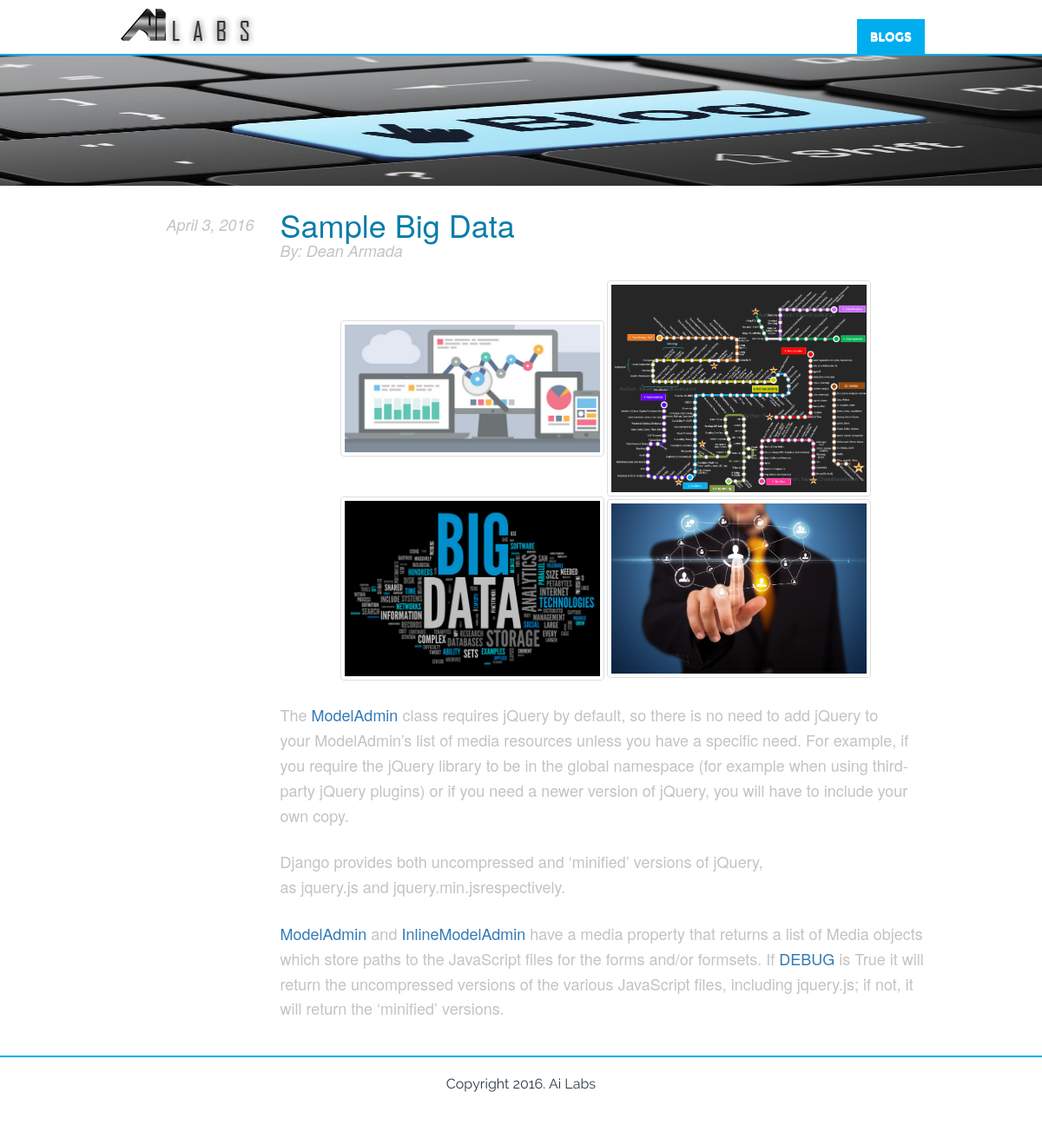
Screenshot of /blogs/sample-big-data/ with the database file from the repository.
### blogs/models.py (models this page shows, shortened)
class Blog(models.Model):
	category = models.ManyToManyField(Category)
	title = models.CharField(max_length=100, unique=True, default=None)
	author = models.CharField(max_length=100, null=True, blank=True, default=None)
	slug = models.SlugField(null=True, blank=True, unique=True,  default=None, editable=False)
	content = models.TextField(default=None)
	published = models.BooleanField(default=True)
	date_added = models.DateTimeField(auto_now_add=True, null=True, blank=True)
	date_published = models.DateTimeField(null=True, blank=True, editable=False)
	date_unpublished = models.DateTimeField(null=True, blank=True, editable=False)
	def photos(self):
		x = BlogPhoto.objects.filter(blog=self.id)
		z = ["<a data-toggle='modal' data-target='#lightbox'> <img src='"+s.photo.url+"' class='img-thumbnail'></a>"  for s in x]
		return mark_safe("".join(z))

class BlogPhoto(models.Model):
	blog = models.ForeignKey(Blog)
	photo = models.ImageField(upload_to='blogs', blank=True, default=None)

### blogs/views.py (the view)
# urls.py: url(r'^(?P<slug>[\w\-]+)/$', views.item, name='blogs_item' ),
def item(request, slug):
	template = 'blogs/blog.html'
	item = Blog.objects.get(slug=slug)
	context_dict = {}
	context_dict['item'] = item
	return render(request, template, context_dict)

### blogs/templates/blogs/blog.html (shortened to what this page needs)
{% extends "base.html" %}
{% load static %}
{% block header_content %}
	{% include 'blogs/nav.html' %}
{% endblock %}
{% block content %}
<div id="blogs" class="container form-horizontal">
	{% if items %}
	 	{% for item in items %}
			{% include 'blogs/item.html' %}
		{% endfor %}
	{% else %}
		{% include 'blogs/item.html' %}
	{% endif %}
</div>
{% endblock %}
{% block footer_content %}
	{% include 'blogs/footer.html' %}
{% endblock %}

### templates/base.html (shortened to what this page needs)
{% load static %}
<!DOCTYPE html>
<html>
	<head>
		{% include 'main/header_css.html' %}
	</head>
	<body>
		{% block header_content %}{% endblock %}
		{% block content %}{% endblock %}
		{% block footer_content %}{% endblock %}
	</body>
</html>

### templates/main/header_css.html
{% load static %}
<link rel="stylesheet" href="{% static 'css/uikit.docs.min.css' %}" />
<link rel="stylesheet" href="{% static 'css/uikit.min.css' %}" />
<link rel="stylesheet" href="{% static 'css/style.css' %}" />
<link rel="stylesheet" src="{% static 'css/components/accordion.css' %}" />
<link rel="stylesheet" src="{% static 'css/components/sticky.min.css' %}" />
<link rel="stylesheet" src="{% static 'css/components/notify.min.css' %}" />
<link rel="stylesheet" href="{% static 'css/bootstrap.min.css' %}" />

### blogs/templates/blogs/nav.html (shortened to what this page needs)
{% load static %}
<header class="uk-sticky-placeholder blogs" data-uk-sticky="{boundary:'#define-an-offset'}" style="margin: 0px;">
    <div class="uk-container uk-container-center">
		<div class="uk-grid">
		    <div class="uk-width-3-10"><a href="{% url 'home' %}"><img src="{% static 'images/ailabs.png' %}" alt="AI Labs" title="AI Labs" class="ailogo" /></a></div>
		    <div class="uk-width-7-10">
				<nav id="navLong" class="uk-navbar pull-right">
					<ul class="uk-navbar-nav ui-text-small">
						<li><a href="#blogs" class="active">BLOGS</a></li>
					</ul>
				</nav>
		    </div>
		</div>
    </div>
</header>
<img src="{% static 'images/blog.jpg' %}" style="width: 100%; height: 150px;">

### blogs/templates/blogs/item.html (shortened to what this page needs)
<div class="form-group">
	<div class="col-lg-offset-1 col-lg-2 text-right">
		<h4 class="blog-responsive-date"><i>{{ item.date_published|date }}</i></h4>
	</div>
	<div class="col-lg-8 blog-content">
		<h1>{{ item.title }}</h1>
		<h4 class="blog-responsive-author"><i>{% if item.author %} By: {{ item.author }} {% endif %}</i></h4>
		<div class="img-container">
			{{ item.photos }}
		</div>
		<h4>
			{% if items %}
				{{ item.listContent|safe }}
			{% else %}
				{{ item.content|safe }}
			{% endif %}
		</h4>
	</div>
</div>

### blogs/templates/blogs/footer.html
<footer>
	<div class="uk-container uk-container-center">
		<div class="uk-width-8-10 uk-container-center uk-text-center margin-top-custom uk-margin-large-bottom">
			<div class="uk-width-1-1 uk-container-center uk-text-center uk-margin-small-top">
				<p class="copyright-text">Copyright {% now "Y" %}. Ai Labs</p>
			</div>
		</div>
	</div>
</footer>

### templates/main/footer_js.html (shortened to what this page needs)
{% load static %}

### static/css/style.css (style rules this page uses)
body { font-family: 'Raleway-regular'; }
header { background-color: #ffffff; }
p.copyright-text { color: #2d3842; font-family: 'Raleway'; font-size: 16px; }
nav.uk-navbar { background-color: #ffffff; border: 0px; margin-top: 23px; }
nav.uk-navbar ul li a { font-family: 'Montserrat-bold'; font-size: 14px; color: #097da9; }
nav.uk-navbar ul li a.active { background-color: #00aeef!important; font-family: 'Montserrat-bold'; font-size: 14px; color: #ffffff; border-radius: 0px!important; border: 0px; }
img.ailogo { margin-top: 5px; }
.margin-top-custom { margin-top: 20px; }
@media only screen and (min-width: 320px) { nav#navLong { display: none; } }
@media only screen and (min-width: 320px) { img.ailogo { margin-top: 5px; max-width: 90px; } }
@media only screen and (min-width: 1200px) { nav#navLong { display: block; } }
@media only screen and (min-width: 1200px) { img.ailogo { max-width: 100%; } }
#blogs { margin-top:25px; color:#c3c3c3; }
#blogs .blog-content h1 { margin-bottom:0px; margin-top: 0px; color:#097da9; }
#blogs .blog-content h4 { margin-top:0px; margin-bottom: 25px; font-weight: 400; }
#blogs .blog-content p { margin-top: 25px; margin-bottom: 25px; line-height: 1.6; }
header.blogs { border-bottom: 2px solid #00aeef; }
#blogs + footer { border-top: 2px solid #00aeef; }
.img-container { text-align: center; }
.img-thumbnail { width: 304px; }

### rows the page displays
Blog: date_published "April 3, 2016", title "Sample Big Data", author "Dean Armada", photos (picture), content "The ModelAdmin class requires jQuery by default, so there is no need to add jQuery to your ModelAdmin’s list of media resources unless you have a specific need. For example, if you require the jQuery library to be in the global namespace (for example when using third-party jQuery plugins) or if you need a newer version of jQuery, you will have to include your own copy. Django provides both uncompressed and ‘minified’ versions of jQuery, as jquery.js and jquery.min.jsrespectively. ModelAdmin and InlineModelAdmin have a media property that returns a list of Media objects which store paths to the JavaScript files for the forms and/or formsets. If DEBUG is True it will return the uncompressed…"
